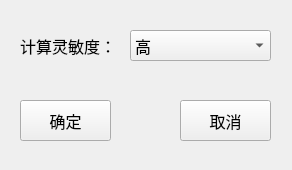
<?xml version="1.0" encoding="UTF-8"?>
<ui version="4.0">
 <class>FormSPO2</class>
 <widget class="QWidget" name="FormSPO2">
  <property name="geometry">
   <rect>
    <x>0</x>
    <y>0</y>
    <width>292</width>
    <height>170</height>
   </rect>
  </property>
  <property name="windowTitle">
   <string>Form</string>
  </property>
  <widget class="QLabel" name="countSensLabel">
   <property name="geometry">
    <rect>
     <x>20</x>
     <y>30</y>
     <width>111</width>
     <height>31</height>
    </rect>
   </property>
   <property name="font">
    <font>
     <family>宋体</family>
     <pointsize>12</pointsize>
    </font>
   </property>
   <property name="text">
    <string>计算灵敏度：</string>
   </property>
  </widget>
  <widget class="QComboBox" name="sensComboBox">
   <property name="geometry">
    <rect>
     <x>130</x>
     <y>30</y>
     <width>141</width>
     <height>31</height>
    </rect>
   </property>
   <property name="font">
    <font>
     <family>宋体</family>
     <pointsize>12</pointsize>
    </font>
   </property>
   <item>
    <property name="text">
     <string>高</string>
    </property>
   </item>
   <item>
    <property name="text">
     <string>中</string>
    </property>
   </item>
   <item>
    <property name="text">
     <string>低</string>
    </property>
   </item>
  </widget>
  <widget class="QPushButton" name="okButton">
   <property name="geometry">
    <rect>
     <x>20</x>
     <y>100</y>
     <width>91</width>
     <height>41</height>
    </rect>
   </property>
   <property name="font">
    <font>
     <family>宋体</family>
     <pointsize>12</pointsize>
    </font>
   </property>
   <property name="text">
    <string>确定</string>
   </property>
  </widget>
  <widget class="QPushButton" name="cancelButton">
   <property name="geometry">
    <rect>
     <x>180</x>
     <y>100</y>
     <width>91</width>
     <height>41</height>
    </rect>
   </property>
   <property name="font">
    <font>
     <family>宋体</family>
     <pointsize>12</pointsize>
    </font>
   </property>
   <property name="text">
    <string>取消</string>
   </property>
  </widget>
 </widget>
 <resources/>
 <connections/>
</ui>
